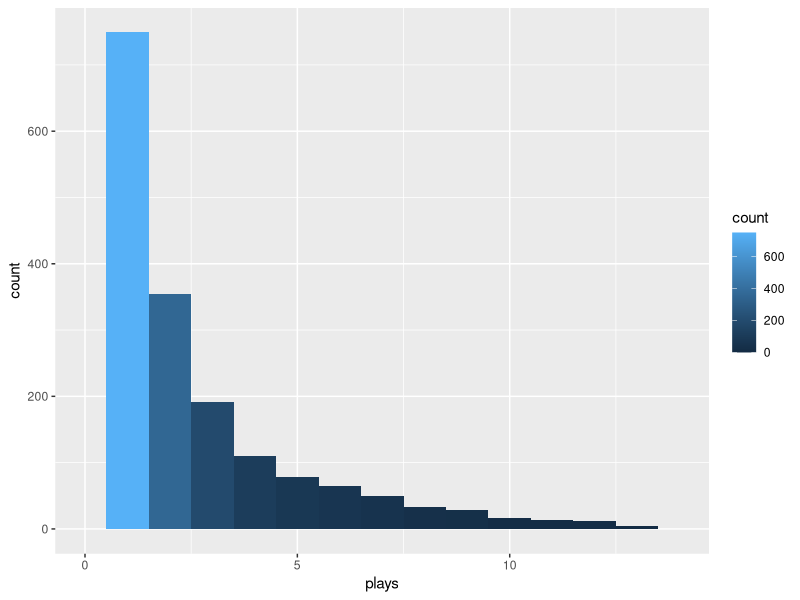

The R source for this figure:
setwd("/Users/Barney/Dropbox/other/code/etc/musiclibrary/processerout/")
library("ggplot2")
plays <-read.table("plays.txt",header=TRUE,fill=TRUE,strip.white=TRUE,sep='\n')
ggplot(plays,aes(Plays))+geom_histogram(binwidth=1,aes(fill=..count..))+xlim(c(0,14))+xlab("plays")
